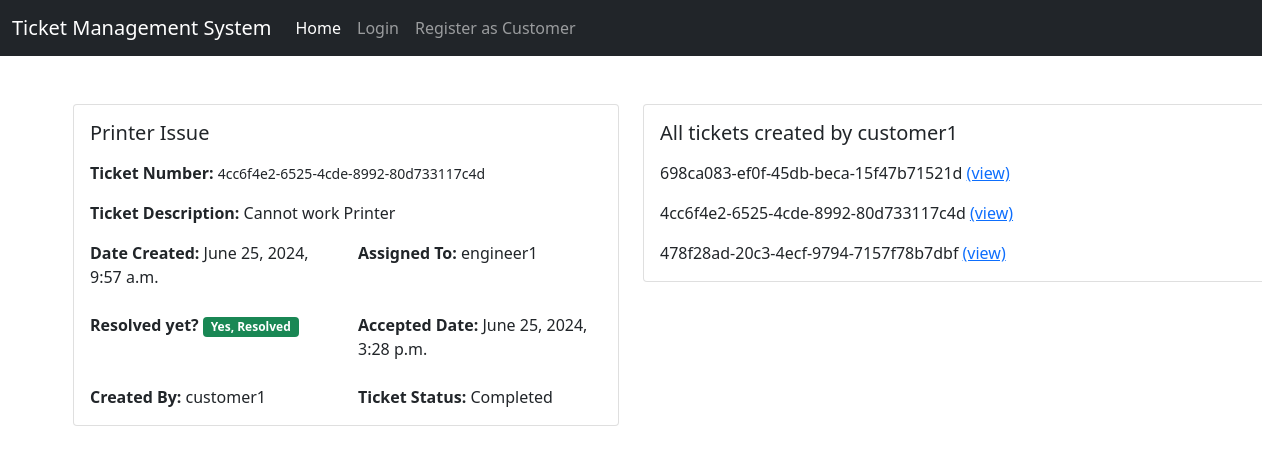
The app's page /ticket-details/2/ (signed in) with its own data.
### ticket/models.py (models this page shows, shortened)
class Ticket(models.Model):
    status_choices = (
        ('Active', 'Active'),
        ('Completed', 'Completed'),
        ('Pending', 'Pending'),
    )
    ticket_number = models.UUIDField(default=uuid.uuid4)
    title = models.CharField(max_length=100)
    description = models.TextField()
    created_by = models.ForeignKey(User, on_delete=models.CASCADE, related_name="created_by")
    date_created = models.DateTimeField(auto_now_add=True)
    assigned_to = models.ForeignKey(User, on_delete=models.DO_NOTHING, null=True, blank=True)
    is_resolved = models.BooleanField(default=False)
    accepted_date = models.DateTimeField(null=True, blank=True)
    closed_date = models.DateTimeField(null=True, blank=True)
    ticket_status = models.CharField(max_length=100, choices=status_choices, default='Pending')

### users/models.py (models this page shows, shortened)
class User(AbstractUser):
    is_customer = models.BooleanField(default=False)
    is_engineer = models.BooleanField(default=False)
    email = models.EmailField(unique=True)

### ticket/views.py (the view)
# urls.py: path('ticket-details/<int:pk>/', views.ticket_details, name='ticket-details'),
@login_required(login_url='login')
def ticket_details(request, pk):
    ticket = Ticket.objects.get(pk=pk)
    t = User.objects.get(username=ticket.created_by.username)
    tickets_per_user = t.created_by.all()
    context = {
        'ticket': ticket,
        'tickets_per_user': tickets_per_user
    }
    return render(request, 'ticket/ticket_details.html', context)

### templates/ticket/ticket_details.html (shortened to what this page needs)
{% extends 'base.html' %}
{% load widget_tweaks %}
{% block content %}
<div class="row">
    <div class="col-6">
        <div class="card">
            <div class="card-body">
                <h5 class="card-title mb-3 ">{{ ticket.title }} </h5>
                <p class="card-text"><b>Ticket Number: </b> <small>{{ ticket.ticket_number }}</small></p>
                <p class="card-text"><b>Ticket Description: </b>{{ ticket.description }}</p>
            <div class="row">
                <div class="col">
                    <b>Date Created:</b> {{ ticket.date_created }}
                </div>
                <div class="col">
                    {% if ticket.assigned_to %}
                    <b>Assigned To:</b> {{ ticket.assigned_to.username }}
                    {% else %}
                    <b>Assigned To:</b> Not Assigned
                    {% endif %}
                </div>
            </div><br>
            <div class="row">
                <div class="col">
                    {% if ticket.is_resolved %}
                    <b>Resolved yet? </b> <span class="badge bg-success">Yes, Resolved</span>
                    {% else %}
                    <b>Resolved yet? </b> <span class="badge bg-danger">Not Yet</span>
                    {% endif %}
                </div>
                <div class="col">
                    <b>Accepted Date:</b> {{ ticket.accepted_date }}
                </div>
            </div><br>
            <div class="row">
                <div class="col">
                    <b>Created By:</b> {{ ticket.created_by.username }}
                </div>
                <div class="col">
                    <b>Ticket Status:</b> {{ ticket.ticket_status }}
                </div>
            </div>
        </div>
    </div>
</div>
<div class="col-md-6">
    <div class="card mx-auto" style="width: 40rem;">
        <div class="card-body">
            <h5 class="card-title mb-3 ">All tickets created by {{ ticket.created_by.username }}</h5>
            {% for ticket in tickets_per_user %}
            <p class="card-text">{{ ticket.ticket_number }} <a href="{% url 'ticket-details' ticket.id %}">(view)</a></p>
            {% endfor %}
        </div>
    </div>
</div>
<div class="row">
    <div class="col">
        <br>
    </div>
</div>
{% endblock content %}

### records on screen
Ticket: title "Printer Issue", ticket_number "4cc6f4e2-6525-4cde-8992-80d733117c4d", description "Cannot work Printer", date_created "June 25, 2024, 9:57 a.m.", assigned_to.username "engineer1", accepted_date "June 25, 2024, 3:28 p.m.", created_by.username "customer1", ticket_status "Completed"
Ticket: ticket_number "698ca083-ef0f-45db-beca-15f47b71521d"
Ticket: ticket_number "478f28ad-20c3-4ecf-9794-7157f78b7dbf"
